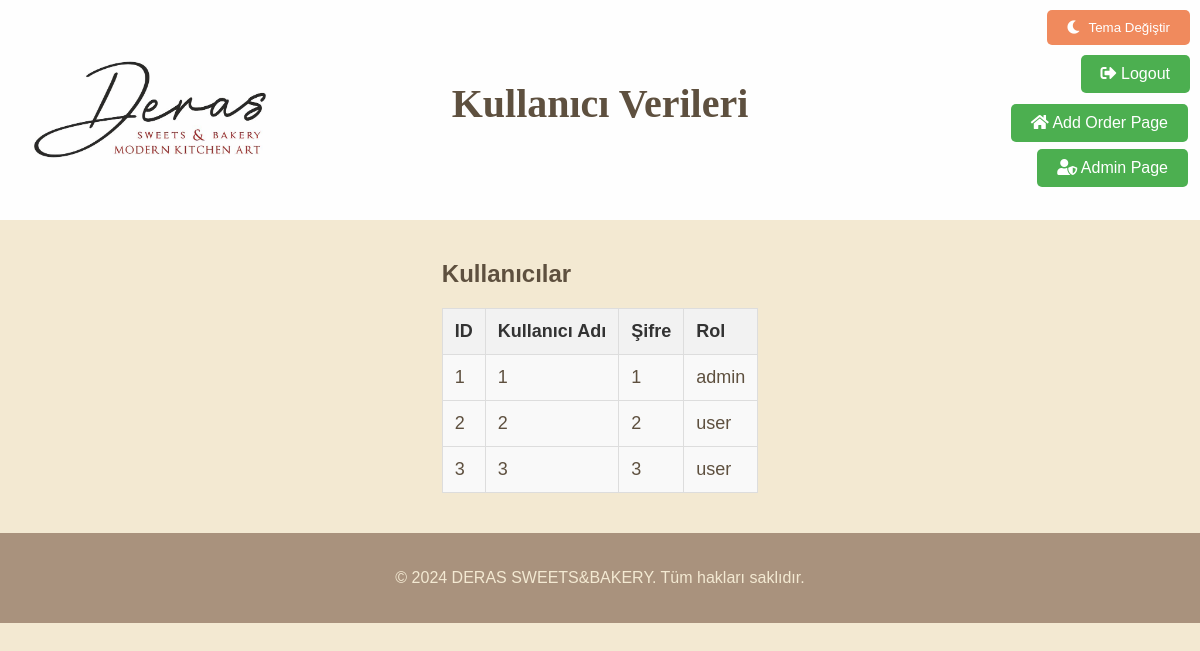
The page /view_data (signed in) on the database its author committed.
### app.py (models this page shows)
class User(UserMixin, db.Model):
    id = db.Column(db.Integer, primary_key=True)
    username = db.Column(db.String(50), nullable=False, unique=True)
    password = db.Column(db.String(50), nullable=False)
    role = db.Column(db.String(10), nullable=False, default='user')  # 'admin' veya 'user'

### app.py (the view)
@app.route('/view_data')
@login_required
def view_data():
    if current_user.role != 'admin':
        flash('Bu sayfayı görüntüleme yetkiniz yok.', 'danger')
        return redirect(url_for('home'))
    users = User.query.all()
    products = Product.query.all()
    return render_template('view_data.html', users=users, products=products)

### app.py (called while the page is built)
@login_manager.user_loader
def load_user(user_id):
    return User.query.get(int(user_id))

### templates/view_data.html (shortened to what this page needs)
<!DOCTYPE html>
<html lang="tr">
<head>
    <link rel="stylesheet" href="{{ url_for('static', filename='styles/base.css') }}">
    <link rel="stylesheet" href="{{ url_for('static', filename='styles/components.css') }}">
    <link rel="stylesheet" href="{{ url_for('static', filename='styles/pages/view_data.css') }}">
    <link rel="stylesheet" href="https://cdnjs.cloudflare.com/ajax/libs/font-awesome/5.15.1/css/all.min.css">
</head>
<body>
    <header class="DerasHeader">
        <nav>
            <img src="{{ url_for('static', filename='Deras.png') }}" alt="Logo" class="logo">
            <h1>Kullanıcı Verileri</h1>
        </nav>
        <button onclick="themeChange()" class="theme-button"><i class="fas fa-moon"></i> Tema Değiştir</button>
        <a href="{{ url_for('logout') }}" class="logout-button"><i class="fas fa-sign-out-alt"></i> Logout</a>
        <a href="{{ url_for('home') }}" class="main-page-button"><i class="fas fa-home"></i> Add Order Page</a>
        <a href="{{ url_for('admin') }}" class="admin-button-data"><i class="fas fa-user-shield"></i> Admin Page</a>
    </header>
    <main>
        <section>
            <h2>Kullanıcılar</h2>
            <table class="data-table">
                <tr>
                    <th>ID</th>
                    <th>Kullanıcı Adı</th>
                    <th>Şifre</th>
                    <th>Rol</th>
                </tr>
                {% for user in users %}
                <tr>
                    <td>{{ user.id }}</td>
                    <td>{{ user.username }}</td>
                    <td>{{ user.password }}</td>
                    <td>{{ user.role }}</td>
                </tr>
                {% endfor %}
            </table>
        </section>
    </main>
    <footer>
        <p>&copy; 2024 DERAS SWEETS&BAKERY. Tüm hakları saklıdır.</p>
    </footer>
</body>
</html>

### static/styles/base.css (style rules this page uses)
body { font-family: Arial, sans-serif; margin: 0; padding: 0; background-color: #f3e9d2; color: #5e503f; }
footer { background-color: #a9927d; color: #f3e9d2; padding: 20px; text-align: center; }
:root { --bg-color: #f3e9d2; --text-color: #5e503f; --footer-bg-color: #a9927d; --highlight-color: #4caf50; --dark-bg-color: #212529; --dark-text-color: #fff; --white-color: #fff; --yellow-color: #dbc310; --hover-color: #b83b5e; --button-bg-color: #f08a5d; }
main { display: flex; justify-content: space-around; padding: 20px; }
header { background-color: var(--bg-color); padding: 10px; text-align: center; }
.DerasHeader { display: grid; align-items: center; justify-content: center; position: relative; background-color: #fefefe; padding-bottom: 60px; }
.DerasHeader h1 { justify-content: center; margin-top: 70px; font-size: 2.5rem; font-family: Cursive; font-style: Lucida Handwriting; }
.logo { width: 300px; height: 219px; position: absolute; top: 0; left: 0; }

### static/styles/components.css (style rules this page uses)
.main-page-button { background-color: #4CAF50; border: none; position: absolute; top: 100px; right: 10px; color: white; padding: 10px 20px; text-align: center; text-decoration: none; display: inline-block; font-size: 16px; margin: 4px 2px; cursor: pointer; transition-duration: 0.4s; border-radius: 5px; }
.theme-button { position: absolute; background-color: #f08a5d; top: 10px; right: 10px; color: white; padding: 10px 20px; border: none; border-radius: 5px; cursor: pointer; transition: background-color 0.3s ease, transform 0.2s ease; }
.theme-button i { margin-right: 5px; }
.logout-button { background-color: #4CAF50; position: absolute; text-decoration: none; top: 55px; right: 10px; color: white; padding: 10px 20px; border: none; border-radius: 5px; cursor: pointer; transition: background-color 0.3s ease, transform 0.2s ease; }
.admin-button-data { background-color: #4CAF50; border: none; position: absolute; top: 145px; right: 10px; color: white; padding: 10px 20px; text-align: center; text-decoration: none; display: inline-block; font-size: 16px; margin: 4px 2px; cursor: pointer; transition-duration: 0.4s; border-radius: 5px; }

### static/styles/pages/view_data.css (style rules this page uses)
.data-table { width: 100%; border-collapse: collapse; margin: 20px 0; font-size: 18px; text-align: left; }
.data-table th, .data-table td { padding: 12px; border: 1px solid #ddd; }
.data-table th { background-color: #f2f2f2; color: #333; }
.data-table { background-color: #f9f9f9; }

### rows shown on the page
User: id "1", username "1", password "1", role "admin"
User: id "2", username "2", password "2", role "user"
User: id "3", username "3", password "3", role "user"
